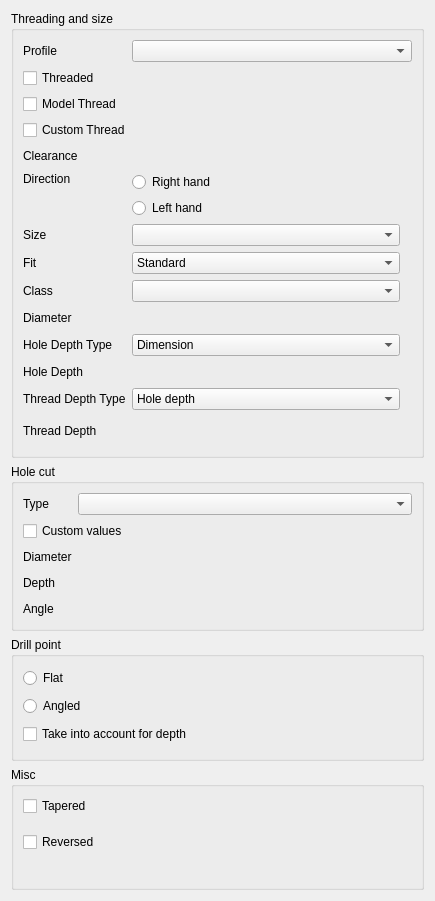
<?xml version="1.0" encoding="UTF-8"?>
<ui version="4.0">
 <class>TaskHoleParameters</class>
 <widget class="QWidget" name="TaskHoleParameters">
  <property name="geometry">
   <rect>
    <x>0</x>
    <y>0</y>
    <width>435</width>
    <height>901</height>
   </rect>
  </property>
  <property name="sizePolicy">
   <sizepolicy hsizetype="Minimum" vsizetype="Preferred">
    <horstretch>0</horstretch>
    <verstretch>0</verstretch>
   </sizepolicy>
  </property>
  <property name="windowTitle">
   <string>Task Hole Parameters</string>
  </property>
  <layout class="QVBoxLayout" name="verticalLayout">
   <item>
    <widget class="QGroupBox" name="groupBox">
     <property name="title">
      <string>Threading and size</string>
     </property>
     <property name="flat">
      <bool>false</bool>
     </property>
     <layout class="QGridLayout" name="gridLayout_2">
      <item row="10" column="0">
       <widget class="QLabel" name="label_5">
        <property name="sizePolicy">
         <sizepolicy hsizetype="Maximum" vsizetype="Preferred">
          <horstretch>0</horstretch>
          <verstretch>0</verstretch>
         </sizepolicy>
        </property>
        <property name="text">
         <string>Class</string>
        </property>
       </widget>
      </item>
      <item row="10" column="1">
       <widget class="QComboBox" name="ThreadClass">
        <property name="sizePolicy">
         <sizepolicy hsizetype="Expanding" vsizetype="Fixed">
          <horstretch>0</horstretch>
          <verstretch>0</verstretch>
         </sizepolicy>
        </property>
        <property name="maximumSize">
         <size>
          <width>16777215</width>
          <height>16777215</height>
         </size>
        </property>
        <property name="toolTip">
         <string>Tolerance class for threaded holes according to hole profile</string>
        </property>
       </widget>
      </item>
      <item row="11" column="1">
       <widget class="Gui::PrefQuantitySpinBox" name="Diameter" native="true">
        <property name="sizePolicy">
         <sizepolicy hsizetype="Preferred" vsizetype="Fixed">
          <horstretch>0</horstretch>
          <verstretch>0</verstretch>
         </sizepolicy>
        </property>
        <property name="minimumSize">
         <size>
          <width>150</width>
          <height>20</height>
         </size>
        </property>
        <property name="toolTip">
         <string>Hole diameter</string>
        </property>
        <property name="unit" stdset="0">
         <string notr="true">mm</string>
        </property>
        <property name="minimum" stdset="0">
         <double>0.000000000000000</double>
        </property>
       </widget>
      </item>
      <item row="5" column="0">
       <widget class="QLabel" name="labelThreadClearance">
        <property name="text">
         <string>Clearance</string>
        </property>
       </widget>
      </item>
      <item row="13" column="1">
       <widget class="Gui::PrefQuantitySpinBox" name="Depth" native="true">
        <property name="sizePolicy">
         <sizepolicy hsizetype="Preferred" vsizetype="Fixed">
          <horstretch>0</horstretch>
          <verstretch>0</verstretch>
         </sizepolicy>
        </property>
        <property name="minimumSize">
         <size>
          <width>0</width>
          <height>20</height>
         </size>
        </property>
        <property name="unit" stdset="0">
         <string notr="true">mm</string>
        </property>
       </widget>
      </item>
      <item row="5" column="1">
       <widget class="Gui::PrefQuantitySpinBox" name="CustomThreadClearance" native="true">
        <property name="sizePolicy">
         <sizepolicy hsizetype="Preferred" vsizetype="Fixed">
          <horstretch>0</horstretch>
          <verstretch>0</verstretch>
         </sizepolicy>
        </property>
        <property name="minimumSize">
         <size>
          <width>150</width>
          <height>20</height>
         </size>
        </property>
        <property name="toolTip">
         <string>Hole diameter</string>
        </property>
        <property name="unit" stdset="0">
         <string notr="true">mm</string>
        </property>
        <property name="minimum" stdset="0">
         <double>0.000000000000000</double>
        </property>
       </widget>
      </item>
      <item row="6" column="0">
       <widget class="QLabel" name="label_8">
        <property name="sizePolicy">
         <sizepolicy hsizetype="Maximum" vsizetype="Preferred">
          <horstretch>0</horstretch>
          <verstretch>0</verstretch>
         </sizepolicy>
        </property>
        <property name="text">
         <string>Direction</string>
        </property>
        <property name="alignment">
         <set>Qt::AlignLeading|Qt::AlignLeft|Qt::AlignTop</set>
        </property>
       </widget>
      </item>
      <item row="0" column="1" colspan="3">
       <widget class="QComboBox" name="ThreadType">
        <property name="sizePolicy">
         <sizepolicy hsizetype="Minimum" vsizetype="Fixed">
          <horstretch>0</horstretch>
          <verstretch>0</verstretch>
         </sizepolicy>
        </property>
        <property name="maximumSize">
         <size>
          <width>16777215</width>
          <height>16777215</height>
         </size>
        </property>
       </widget>
      </item>
      <item row="14" column="1">
       <widget class="QComboBox" name="ThreadDepthType">
        <property name="sizePolicy">
         <sizepolicy hsizetype="Expanding" vsizetype="Fixed">
          <horstretch>0</horstretch>
          <verstretch>0</verstretch>
         </sizepolicy>
        </property>
        <property name="maximumSize">
         <size>
          <width>16777215</width>
          <height>16777215</height>
         </size>
        </property>
        <item>
         <property name="text">
          <string>Hole depth</string>
         </property>
        </item>
        <item>
         <property name="text">
          <string>Dimension</string>
         </property>
        </item>
        <item>
         <property name="text">
          <string>Tapped (DIN76)</string>
         </property>
        </item>
       </widget>
      </item>
      <item row="6" column="1">
       <widget class="QRadioButton" name="directionRightHand">
        <property name="toolTip">
         <string/>
        </property>
        <property name="text">
         <string>Right hand</string>
        </property>
       </widget>
      </item>
      <item row="8" column="1">
       <widget class="QComboBox" name="ThreadSize">
        <property name="sizePolicy">
         <sizepolicy hsizetype="Expanding" vsizetype="Fixed">
          <horstretch>0</horstretch>
          <verstretch>0</verstretch>
         </sizepolicy>
        </property>
        <property name="maximumSize">
         <size>
          <width>16777215</width>
          <height>16777215</height>
         </size>
        </property>
       </widget>
      </item>
      <item row="12" column="1">
       <widget class="QComboBox" name="DepthType">
        <property name="sizePolicy">
         <sizepolicy hsizetype="Expanding" vsizetype="Fixed">
          <horstretch>0</horstretch>
          <verstretch>0</verstretch>
         </sizepolicy>
        </property>
        <property name="maximumSize">
         <size>
          <width>16777215</width>
          <height>16777215</height>
         </size>
        </property>
        <item>
         <property name="text">
          <string>Dimension</string>
         </property>
        </item>
        <item>
         <property name="text">
          <string>Through all</string>
         </property>
        </item>
       </widget>
      </item>
      <item row="14" column="0">
       <widget class="QLabel" name="labelThreadDepthType">
        <property name="sizePolicy">
         <sizepolicy hsizetype="Maximum" vsizetype="Preferred">
          <horstretch>0</horstretch>
          <verstretch>0</verstretch>
         </sizepolicy>
        </property>
        <property name="text">
         <string>Thread Depth Type</string>
        </property>
       </widget>
      </item>
      <item row="7" column="1">
       <widget class="QRadioButton" name="directionLeftHand">
        <property name="text">
         <string>Left hand</string>
        </property>
       </widget>
      </item>
      <item row="12" column="0">
       <widget class="QLabel" name="label_6">
        <property name="sizePolicy">
         <sizepolicy hsizetype="Maximum" vsizetype="Preferred">
          <horstretch>0</horstretch>
          <verstretch>0</verstretch>
         </sizepolicy>
        </property>
        <property name="text">
         <string>Hole Depth Type</string>
        </property>
       </widget>
      </item>
      <item row="8" column="0">
       <widget class="QLabel" name="label_4">
        <property name="sizePolicy">
         <sizepolicy hsizetype="Maximum" vsizetype="Preferred">
          <horstretch>0</horstretch>
          <verstretch>0</verstretch>
         </sizepolicy>
        </property>
        <property name="text">
         <string>Size</string>
        </property>
       </widget>
      </item>
      <item row="0" column="0">
       <widget class="QLabel" name="label_2">
        <property name="sizePolicy">
         <sizepolicy hsizetype="Maximum" vsizetype="Preferred">
          <horstretch>0</horstretch>
          <verstretch>0</verstretch>
         </sizepolicy>
        </property>
        <property name="text">
         <string>Profile</string>
        </property>
       </widget>
      </item>
      <item row="4" column="0" colspan="2">
       <widget class="QCheckBox" name="UseCustomThreadClearance">
        <property name="text">
         <string>Custom Thread</string>
        </property>
       </widget>
      </item>
      <item row="9" column="0">
       <widget class="QLabel" name="label_3">
        <property name="text">
         <string>Fit</string>
        </property>
       </widget>
      </item>
      <item row="9" column="1">
       <widget class="QComboBox" name="ThreadFit">
        <property name="sizePolicy">
         <sizepolicy hsizetype="Expanding" vsizetype="Fixed">
          <horstretch>0</horstretch>
          <verstretch>0</verstretch>
         </sizepolicy>
        </property>
        <property name="maximumSize">
         <size>
          <width>16777215</width>
          <height>16777215</height>
         </size>
        </property>
        <property name="toolTip">
         <string>Hole clearance
Only available for holes without thread</string>
        </property>
        <item>
         <property name="text">
          <string>Standard</string>
         </property>
        </item>
        <item>
         <property name="text">
          <string>Close</string>
         </property>
        </item>
        <item>
         <property name="text">
          <string>Wide</string>
         </property>
        </item>
       </widget>
      </item>
      <item row="11" column="0">
       <widget class="QLabel" name="label_7">
        <property name="sizePolicy">
         <sizepolicy hsizetype="Maximum" vsizetype="Preferred">
          <horstretch>0</horstretch>
          <verstretch>0</verstretch>
         </sizepolicy>
        </property>
        <property name="text">
         <string>Diameter</string>
        </property>
       </widget>
      </item>
      <item row="13" column="0">
       <widget class="QLabel" name="labelHoleDepth">
        <property name="sizePolicy">
         <sizepolicy hsizetype="Maximum" vsizetype="Preferred">
          <horstretch>0</horstretch>
          <verstretch>0</verstretch>
         </sizepolicy>
        </property>
        <property name="text">
         <string>Hole Depth</string>
        </property>
       </widget>
      </item>
      <item row="2" column="0" colspan="2">
       <widget class="QCheckBox" name="Threaded">
        <property name="toolTip">
         <string>Whether the hole gets a thread</string>
        </property>
        <property name="text">
         <string>Threaded</string>
        </property>
       </widget>
      </item>
      <item row="3" column="0" colspan="2">
       <widget class="QCheckBox" name="ModelThread">
        <property name="text">
         <string>Model Thread</string>
        </property>
       </widget>
      </item>
      <item row="15" column="1">
       <widget class="Gui::PrefQuantitySpinBox" name="ThreadDepth" native="true">
        <property name="sizePolicy">
         <sizepolicy hsizetype="Expanding" vsizetype="Fixed">
          <horstretch>0</horstretch>
          <verstretch>0</verstretch>
         </sizepolicy>
        </property>
        <property name="minimumSize">
         <size>
          <width>180</width>
          <height>30</height>
         </size>
        </property>
        <property name="unit" stdset="0">
         <string notr="true">mm</string>
        </property>
        <property name="keyboardTracking" stdset="0">
         <bool>false</bool>
        </property>
       </widget>
      </item>
      <item row="15" column="0">
       <widget class="QLabel" name="labelThreadDepth">
        <property name="sizePolicy">
         <sizepolicy hsizetype="Maximum" vsizetype="Preferred">
          <horstretch>0</horstretch>
          <verstretch>0</verstretch>
         </sizepolicy>
        </property>
        <property name="text">
         <string>Thread Depth</string>
        </property>
       </widget>
      </item>
     </layout>
    </widget>
   </item>
   <item>
    <widget class="QGroupBox" name="groupBox_2">
     <property name="title">
      <string>Hole cut</string>
     </property>
     <layout class="QGridLayout" name="gridLayout_3">
      <item row="3" column="0">
       <widget class="QLabel" name="label_11">
        <property name="sizePolicy">
         <sizepolicy hsizetype="Maximum" vsizetype="Preferred">
          <horstretch>0</horstretch>
          <verstretch>0</verstretch>
         </sizepolicy>
        </property>
        <property name="text">
         <string>Diameter</string>
        </property>
       </widget>
      </item>
      <item row="4" column="1">
       <widget class="Gui::PrefQuantitySpinBox" name="HoleCutDepth" native="true">
        <property name="sizePolicy">
         <sizepolicy hsizetype="Preferred" vsizetype="Fixed">
          <horstretch>0</horstretch>
          <verstretch>0</verstretch>
         </sizepolicy>
        </property>
        <property name="minimumSize">
         <size>
          <width>100</width>
          <height>20</height>
         </size>
        </property>
        <property name="maximumSize">
         <size>
          <width>16777215</width>
          <height>16777215</height>
         </size>
        </property>
        <property name="unit" stdset="0">
         <string notr="true">mm</string>
        </property>
        <property name="minimum" stdset="0">
         <double>0.000000000000000</double>
        </property>
        <property name="singleStep" stdset="0">
         <double>0.100000000000000</double>
        </property>
       </widget>
      </item>
      <item row="4" column="0">
       <widget class="QLabel" name="label_12">
        <property name="sizePolicy">
         <sizepolicy hsizetype="Maximum" vsizetype="Preferred">
          <horstretch>0</horstretch>
          <verstretch>0</verstretch>
         </sizepolicy>
        </property>
        <property name="text">
         <string>Depth</string>
        </property>
       </widget>
      </item>
      <item row="3" column="1">
       <widget class="Gui::PrefQuantitySpinBox" name="HoleCutDiameter" native="true">
        <property name="sizePolicy">
         <sizepolicy hsizetype="Preferred" vsizetype="Fixed">
          <horstretch>0</horstretch>
          <verstretch>0</verstretch>
         </sizepolicy>
        </property>
        <property name="minimumSize">
         <size>
          <width>100</width>
          <height>20</height>
         </size>
        </property>
        <property name="maximumSize">
         <size>
          <width>16777215</width>
          <height>16777215</height>
         </size>
        </property>
        <property name="contextMenuPolicy">
         <enum>Qt::NoContextMenu</enum>
        </property>
        <property name="unit" stdset="0">
         <string notr="true">mm</string>
        </property>
        <property name="minimum" stdset="0">
         <double>0.000000000000000</double>
        </property>
        <property name="singleStep" stdset="0">
         <double>0.100000000000000</double>
        </property>
       </widget>
      </item>
      <item row="5" column="0">
       <widget class="QLabel" name="labelCountersinkAngle">
        <property name="sizePolicy">
         <sizepolicy hsizetype="Maximum" vsizetype="Preferred">
          <horstretch>0</horstretch>
          <verstretch>0</verstretch>
         </sizepolicy>
        </property>
        <property name="text">
         <string>Angle</string>
        </property>
       </widget>
      </item>
      <item row="5" column="1">
       <widget class="Gui::PrefQuantitySpinBox" name="HoleCutCountersinkAngle" native="true">
        <property name="sizePolicy">
         <sizepolicy hsizetype="Preferred" vsizetype="Fixed">
          <horstretch>0</horstretch>
          <verstretch>0</verstretch>
         </sizepolicy>
        </property>
        <property name="minimumSize">
         <size>
          <width>100</width>
          <height>20</height>
         </size>
        </property>
        <property name="maximumSize">
         <size>
          <width>16777215</width>
          <height>16777215</height>
         </size>
        </property>
        <property name="unit" stdset="0">
         <string notr="true">deg</string>
        </property>
        <property name="minimum" stdset="0">
         <double>0.000000000000000</double>
        </property>
       </widget>
      </item>
      <item row="1" column="0">
       <widget class="QLabel" name="label">
        <property name="sizePolicy">
         <sizepolicy hsizetype="Maximum" vsizetype="Preferred">
          <horstretch>0</horstretch>
          <verstretch>0</verstretch>
         </sizepolicy>
        </property>
        <property name="text">
         <string>Type</string>
        </property>
       </widget>
      </item>
      <item row="1" column="1">
       <widget class="QComboBox" name="HoleCutType">
        <property name="sizePolicy">
         <sizepolicy hsizetype="Minimum" vsizetype="Fixed">
          <horstretch>0</horstretch>
          <verstretch>0</verstretch>
         </sizepolicy>
        </property>
        <property name="toolTip">
         <string>Cut type for screw heads</string>
        </property>
       </widget>
      </item>
      <item row="2" column="0" colspan="2">
       <widget class="QCheckBox" name="HoleCutCustomValues">
        <property name="sizePolicy">
         <sizepolicy hsizetype="Minimum" vsizetype="Fixed">
          <horstretch>0</horstretch>
          <verstretch>0</verstretch>
         </sizepolicy>
        </property>
        <property name="toolTip">
         <string>Check to override the values predefined by the 'Type'</string>
        </property>
        <property name="text">
         <string>Custom values</string>
        </property>
       </widget>
      </item>
     </layout>
    </widget>
   </item>
   <item>
    <widget class="QGroupBox" name="groupBox_3">
     <property name="title">
      <string>Drill point</string>
     </property>
     <layout class="QGridLayout" name="gridLayout_4">
      <item row="3" column="0" colspan="2">
       <widget class="QCheckBox" name="DrillForDepth">
        <property name="sizePolicy">
         <sizepolicy hsizetype="Expanding" vsizetype="Fixed">
          <horstretch>0</horstretch>
          <verstretch>0</verstretch>
         </sizepolicy>
        </property>
        <property name="toolTip">
         <string>The size of the drill point will be taken into
account for the depth of blind holes</string>
        </property>
        <property name="text">
         <string>Take into account for depth</string>
        </property>
       </widget>
      </item>
      <item row="1" column="0">
       <widget class="QRadioButton" name="drillPointFlat">
        <property name="sizePolicy">
         <sizepolicy hsizetype="Maximum" vsizetype="Fixed">
          <horstretch>0</horstretch>
          <verstretch>0</verstretch>
         </sizepolicy>
        </property>
        <property name="text">
         <string>Flat</string>
        </property>
       </widget>
      </item>
      <item row="2" column="0">
       <widget class="QRadioButton" name="drillPointAngled">
        <property name="sizePolicy">
         <sizepolicy hsizetype="Maximum" vsizetype="Fixed">
          <horstretch>0</horstretch>
          <verstretch>0</verstretch>
         </sizepolicy>
        </property>
        <property name="text">
         <string>Angled</string>
        </property>
       </widget>
      </item>
      <item row="2" column="1">
       <widget class="Gui::PrefQuantitySpinBox" name="DrillPointAngle" native="true">
        <property name="enabled">
         <bool>false</bool>
        </property>
        <property name="minimumSize">
         <size>
          <width>100</width>
          <height>0</height>
         </size>
        </property>
        <property name="unit" stdset="0">
         <string notr="true">deg</string>
        </property>
        <property name="minimum" stdset="0">
         <double>0.000000000000000</double>
        </property>
       </widget>
      </item>
     </layout>
    </widget>
   </item>
   <item>
    <widget class="QGroupBox" name="groupBox_4">
     <property name="title">
      <string>Misc</string>
     </property>
     <layout class="QFormLayout" name="formLayout">
      <item row="1" column="0">
       <widget class="QCheckBox" name="Tapered">
        <property name="sizePolicy">
         <sizepolicy hsizetype="Maximum" vsizetype="Fixed">
          <horstretch>0</horstretch>
          <verstretch>0</verstretch>
         </sizepolicy>
        </property>
        <property name="text">
         <string>Tapered</string>
        </property>
       </widget>
      </item>
      <item row="2" column="0">
       <widget class="QCheckBox" name="Reversed">
        <property name="sizePolicy">
         <sizepolicy hsizetype="Maximum" vsizetype="Fixed">
          <horstretch>0</horstretch>
          <verstretch>0</verstretch>
         </sizepolicy>
        </property>
        <property name="toolTip">
         <string>Reverses the hole direction</string>
        </property>
        <property name="text">
         <string>Reversed</string>
        </property>
       </widget>
      </item>
      <item row="1" column="1">
       <widget class="Gui::PrefQuantitySpinBox" name="TaperedAngle" native="true">
        <property name="minimumSize">
         <size>
          <width>0</width>
          <height>30</height>
         </size>
        </property>
        <property name="toolTip">
         <string>Taper angle for the hole
90 degree: straight hole
under 90: smaller hole radius at the bottom
over 90: larger hole radius at the bottom</string>
        </property>
        <property name="unit" stdset="0">
         <string notr="true">deg</string>
        </property>
        <property name="minimum" stdset="0">
         <double>0.000000000000000</double>
        </property>
       </widget>
      </item>
     </layout>
    </widget>
   </item>
  </layout>
 </widget>
 <customwidgets>
  <customwidget>
   <class>Gui::QuantitySpinBox</class>
   <extends>QWidget</extends>
   <header>Gui/QuantitySpinBox.h</header>
  </customwidget>
  <customwidget>
   <class>Gui::PrefQuantitySpinBox</class>
   <extends>Gui::QuantitySpinBox</extends>
   <header>Gui/PrefWidgets.h</header>
  </customwidget>
 </customwidgets>
 <tabstops>
  <tabstop>ThreadType</tabstop>
  <tabstop>directionRightHand</tabstop>
  <tabstop>directionLeftHand</tabstop>
 </tabstops>
 <resources/>
 <connections>
  <connection>
   <sender>Tapered</sender>
   <signal>clicked(bool)</signal>
   <receiver>TaperedAngle</receiver>
   <slot>setEnabled(bool)</slot>
   <hints>
    <hint type="sourcelabel">
     <x>40</x>
     <y>540</y>
    </hint>
    <hint type="destinationlabel">
     <x>136</x>
     <y>540</y>
    </hint>
   </hints>
  </connection>
 </connections>
</ui>
